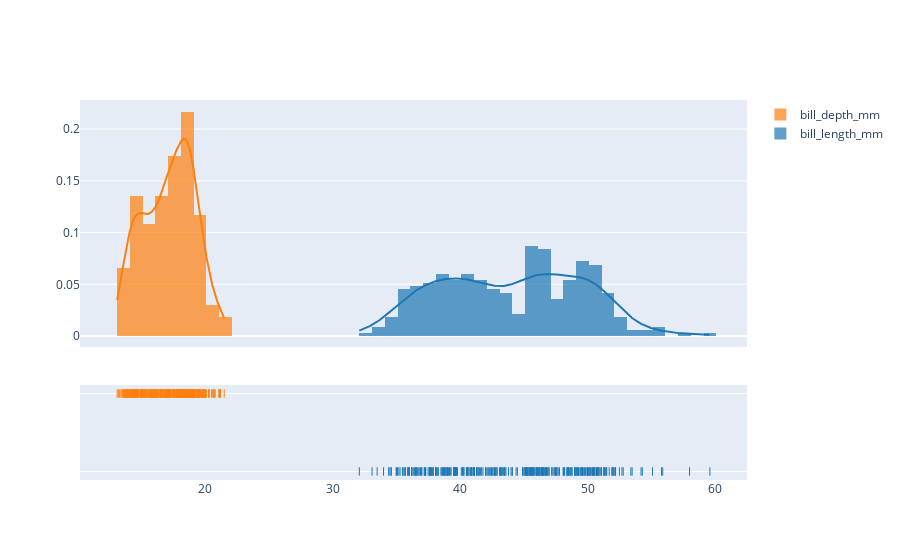

Notebook code cell kept with this figure:
### Code cell
# Dropping rows with missing values in the penguins dataframe
penguins.dropna(inplace=True)

# Displaying the first few rows of the cleaned penguins dataframe
penguins.head()

# Creating a list 'hist_data' containing two columns for the distplot
hist_data = [penguins.bill_length_mm, penguins.bill_depth_mm]

# Creating a list 'group_labels' to label the two datasets in the distplot
group_labels = ["bill_length_mm", "bill_depth_mm"]

# Creating a distribution plot using Plotly's 'create_distplot' function
fig = ff.create_distplot(hist_data, group_labels)

# Displaying the created distribution plot
fig.show()

### Figure 1 — Plotly figure (JSON) as saved in the notebook; plotly's stock layout.template omitted (floating-point values rounded to 4 significant figures; data arrays with more than 128 entries replaced by an {"elided": "..."} marker saying what was removed)
{"data": [{"autobinx": false, "histnorm": "probability density", "legendgroup": "bill_length_mm", "marker": {"color": "rgb(31, 119, 180)"}, "name": "bill_length_mm", "opacity": 0.7, "type": "histogram", "x": {"elided": "333 float values"}, "xaxis": "x", "xbins": {"end": 59.6, "size": 1, "start": 32.1}, "yaxis": "y"}, {"autobinx": false, "histnorm": "probability density", "legendgroup": "bill_depth_mm", "marker": {"color": "rgb(255, 127, 14)"}, "name": "bill_depth_mm", "opacity": 0.7, "type": "histogram", "x": {"elided": "333 float values"}, "xaxis": "x", "xbins": {"end": 21.5, "size": 1, "start": 13.1}, "yaxis": "y"}, {"legendgroup": "bill_length_mm", "marker": {"color": "rgb(31, 119, 180)"}, "mode": "lines", "name": "bill_length_mm", "showlegend": false, "type": "scatter", "x": {"elided": "500 float values"}, "xaxis": "x", "y": {"elided": "500 float values"}, "yaxis": "y"}, {"legendgroup": "bill_depth_mm", "marker": {"color": "rgb(255, 127, 14)"}, "mode": "lines", "name": "bill_depth_mm", "showlegend": false, "type": "scatter", "x": {"elided": "500 float values"}, "xaxis": "x", "y": {"elided": "500 float values"}, "yaxis": "y"}, {"legendgroup": "bill_length_mm", "marker": {"color": "rgb(31, 119, 180)", "symbol": "line-ns-open"}, "mode": "markers", "name": "bill_length_mm", "showlegend": false, "type": "scatter", "x": {"elided": "333 float values"}, "xaxis": "x", "y": {"elided": "333 str values"}, "yaxis": "y2"}, {"legendgroup": "bill_depth_mm", "marker": {"color": "rgb(255, 127, 14)", "symbol": "line-ns-open"}, "mode": "markers", "name": "bill_depth_mm", "showlegend": false, "type": "scatter", "x": {"elided": "333 float values"}, "xaxis": "x", "y": {"elided": "333 str values"}, "yaxis": "y2"}], "layout": {"barmode": "overlay", "hovermode": "closest", "legend": {"traceorder": "reversed"}, "xaxis": {"anchor": "y2", "domain": [0, 1], "zeroline": false}, "yaxis": {"anchor": "free", "domain": [0.35, 1], "position": 0}, "yaxis2": {"anchor": "x", "domain": [0, 0.25], "dtick": 1, "showticklabels": false}}}
